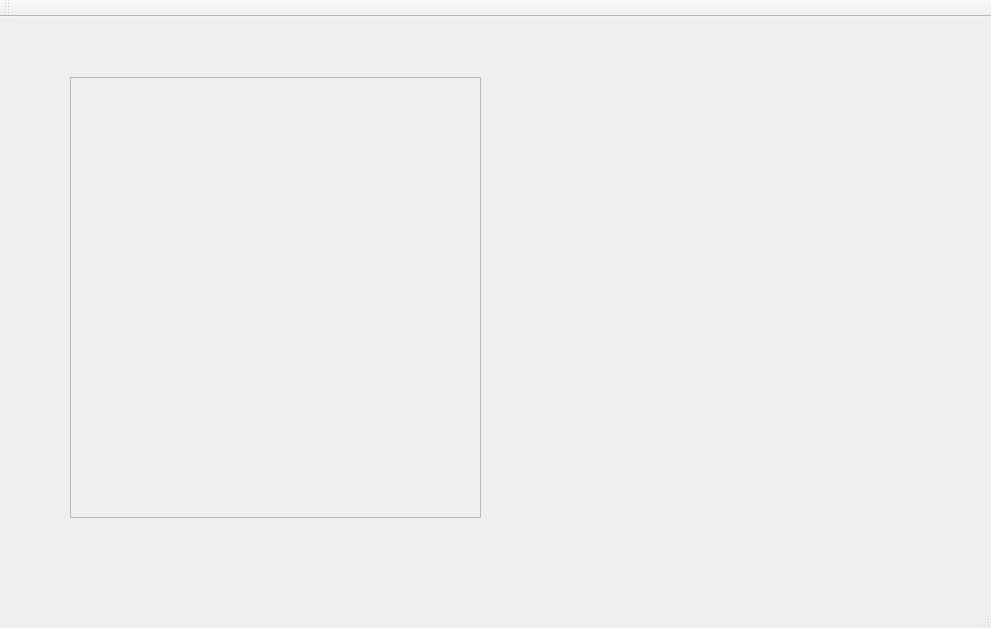
<?xml version="1.0" encoding="UTF-8"?>
<ui version="4.0">
 <class>MainWindow</class>
 <widget class="QMainWindow" name="MainWindow">
  <property name="geometry">
   <rect>
    <x>0</x>
    <y>0</y>
    <width>991</width>
    <height>628</height>
   </rect>
  </property>
  <property name="windowTitle">
   <string>MainWindow</string>
  </property>
  <widget class="QWidget" name="centralWidget">
   <widget class="QScrollArea" name="scrollArea">
    <property name="geometry">
     <rect>
      <x>70</x>
      <y>60</y>
      <width>411</width>
      <height>441</height>
     </rect>
    </property>
    <property name="widgetResizable">
     <bool>true</bool>
    </property>
    <widget class="QWidget" name="scrollAreaWidgetContents">
     <property name="geometry">
      <rect>
       <x>0</x>
       <y>0</y>
       <width>409</width>
       <height>439</height>
      </rect>
     </property>
    </widget>
   </widget>
  </widget>
  <widget class="QMenuBar" name="menuBar">
   <property name="geometry">
    <rect>
     <x>0</x>
     <y>0</y>
     <width>991</width>
     <height>21</height>
    </rect>
   </property>
  </widget>
  <widget class="QToolBar" name="mainToolBar">
   <attribute name="toolBarArea">
    <enum>TopToolBarArea</enum>
   </attribute>
   <attribute name="toolBarBreak">
    <bool>false</bool>
   </attribute>
  </widget>
  <widget class="QStatusBar" name="statusBar"/>
 </widget>
 <layoutdefault spacing="6" margin="11"/>
 <resources/>
 <connections/>
</ui>
